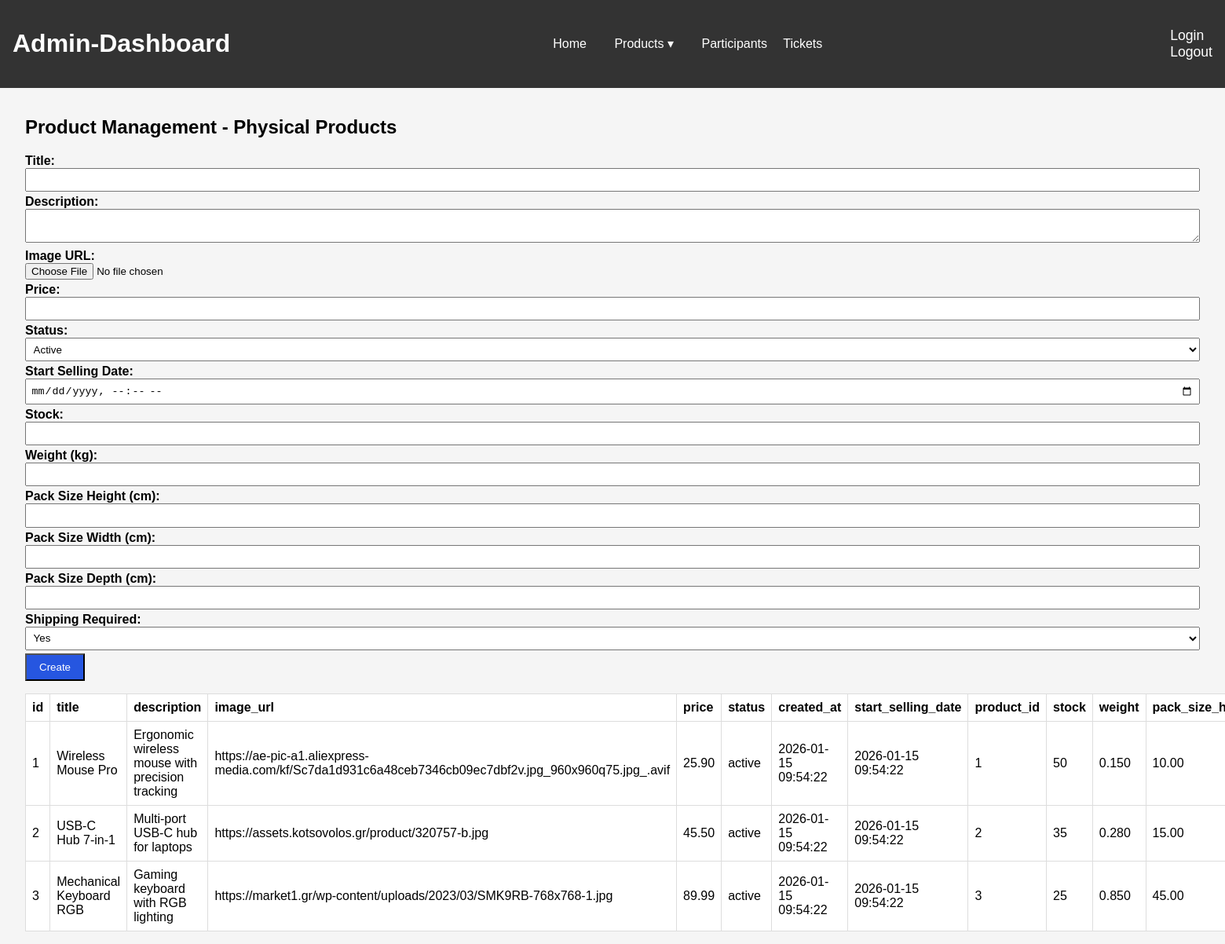
Page /Frontend/public/AdminDashboard/private/admin_dashboard.php?page=products&type=physical (signed in) on the committed database.
### tables this page shows
CREATE TABLE physical_products (
  product_id        INT UNSIGNED PRIMARY KEY,
  stock             INT NOT NULL DEFAULT 0,
  weight            DECIMAL(10,3) NULL,
  pack_size_height  DECIMAL(10,2) NULL,
  pack_size_width   DECIMAL(10,2) NULL,
  pack_size_depth   DECIMAL(10,2) NULL,
  shipping_required TINYINT(1) NOT NULL DEFAULT 1,
  CONSTRAINT fk_pp_product
    FOREIGN KEY (product_id) REFERENCES products(id)
    ON DELETE CASCADE
);

### Frontend/public/AdminDashboard/private/Classes/t_Product.php (the view, shortened to what this page needs)
<?php
trait T_Product
{
    public function listAll(array $product_list): string
    {
        $type = $_GET['type'] ?? '';
        $editingId = $_GET['id'] ?? null;
        $action = $_GET['action'] ?? null;
        $html = '<section>';
        $html .= '<table border="1" cellpadding="6"><thead><tr>';
        foreach (array_keys($product_list[0]) as $column) {
            $html .= '<th>' . htmlspecialchars($column) . '</th>';
        }
        $html .= '<th>Actions</th></tr></thead><tbody>';
        foreach ($product_list as $row) {
            $isEditing = ($action === 'edit' && $editingId == $row['product_id']);
            $html .= '<form method="post" enctype="multipart/form-data"><tr>';
            $html .= '<input type="hidden" name="action" value="update-product">';
            $html .= '<input type="hidden" name="product_id" value="' . $row['product_id'] . '">';
            $html .= '<input type="hidden" name="product_type" value="' . htmlspecialchars($type) . '">';
            $html .= '<input type="hidden" name="id" value="' . $row['id'] . '">';
            foreach ($row as $key => $value) {
                $html .= '<td>';
                if ($isEditing && $key === 'image_url') {
                    $html .= '<input type="hidden" name="existing_image" value="' . htmlspecialchars($value) . '">';
                    $html .= '<input type="file" name="product_image" accept="image/*">';
                    if ($value) {
                        $html .= '<small>Current: ' . htmlspecialchars(basename($value)) . '</small>';
                    }
                } elseif ($isEditing && $key !== 'product_id' && $key !== 'id') {
                    $html .= '<input type="text" name="' . htmlspecialchars($key) . '" value="' . htmlspecialchars($value) . '" style="width:100%">';
                } else {
                    $html .= htmlspecialchars((string) $value);
                }
                $html .= '</td>';
            }
            $html .= '<td>';
            if ($isEditing) {
                $html .= '<button type="submit" onclick="return confirm(\'Save changes?\')">Save</button> | ';
                $html .= '<a href="?page=products&type=' . $type . '">Cancel</a>';
            } else {
                $html .= '<a href="?page=products&type=' . $type . '&action=edit&id=' . $row['product_id'] . '">Edit</a> | ';
                $html .= '<a href="?page=products&type=' . $type . '&action=delete&id=' . $row['product_id'] . '" onclick="return confirm(\'Delete this product?\')">Delete</a>';
            }
            $html .= '</td>';
            $html .= '</tr></form>';
        }
        $html .= '</tbody></table></section>';
        return $html;
    }
    public function new_physical_product_form(): string
    {
        $new_product = [
            'title' => '',
            'description' => '',
            'image_url' => '',
            'price' => '',
            'status' => '',
            'start_selling_date' => '',
            'product_id' => '',
            'stock' => '',
            'weight' => '',
            'pack_size_height' => '',
            'pack_size_width' => '',
            'pack_size_depth' => '',
            'shipping_required' => ''
        ];
        ?>
        <section>
            <form method="post" enctype="multipart/form-data" class="product-form">
                <div>
                    <label>
                        <strong>Title:</strong><br>
                        <input type="text" name="title" value="<?= htmlspecialchars($new_product['title']) ?>" required>
                    </label>
                    <label>
                        <strong>Description:</strong><br>
                        <textarea name="description" required><?= htmlspecialchars($new_product['description']) ?></textarea>
                    </label>
                    <label>
                        <strong>Image URL:</strong><br>
                        <input type="file" name="product_image" accept="image/*">
                    </label>
                    <label>
                        <strong>Price:</strong><br>
                        <input type="number" step="0.01" name="price" value="<?= htmlspecialchars($new_product['price']) ?>"
                            required>
                    </label>
                    <label>
                        <strong>Status:</strong><br>
                        <select name="status" required>
                            <option value="active" <?= $new_product['status'] === 'active' ? 'selected' : '' ?>>Active</option>
                        </select>
                    </label>
                    <label>
                        <strong>Start Selling Date:</strong><br>
                        <input type="datetime-local" name="start_selling_date"
                            value="<?= htmlspecialchars($new_product['start_selling_date']) ?>" required>
                    </label>
                    <label>
                        <strong>Stock:</strong><br>
                        <input type="number" name="stock" value="<?= htmlspecialchars($new_product['stock']) ?>" required>
                    </label>
                    <label>
                        <strong>Weight (kg):</strong><br>
                        <input type="number" step="0.01" name="weight" value="<?= htmlspecialchars($new_product['weight']) ?>"
                            required>
                    </label>
                    <label>
                        <strong>Pack Size Height (cm):</strong><br>
                        <input type="number" step="0.01" name="pack_size_height"
                            value="<?= htmlspecialchars($new_product['pack_size_height']) ?>" required>
                    </label>
                    <label>
                        <strong>Pack Size Width (cm):</strong><br>
                        <input type="number" step="0.01" name="pack_size_width"
                            value="<?= htmlspecialchars($new_product['pack_size_width']) ?>" required>
                    </label>
                    <label>
                        <strong>Pack Size Depth (cm):</strong><br>
                        <input type="number" step="0.01" name="pack_size_depth"
                            value="<?= htmlspecialchars($new_product['pack_size_depth']) ?>" required>
                    </label>
                    <label>
                        <strong>Shipping Required:</strong><br>
                        <select name="shipping_required" required>
                            <option value="1" <?= $new_product['shipping_required'] == '1' ? 'selected' : '' ?>>Yes</option>
                        </select>
                    </label>
                </div>
                <div>
                    <button type="submit" class="btn-primary">Create</button>
                </div>
            </form>
        </section>
        <?php
        return ob_get_clean();
    }
        ?>
        <?php
    public function new_product_form_handler($product_type): string
    {
        if ($product_type instanceof Product_P) {
            return $this->new_physical_product_form();
        } elseif ($product_type instanceof Product_D) {
            return $this->new_digital_product_form();
        } elseif ($product_type instanceof Product_L) {
            return $this->new_live_product_form();
        } else {
            return '<p>Invalid product type.</p>';
        }
    }
}

### Frontend/public/AdminDashboard/styles/admin.css (style rules this page uses)
body { font-family: Arial, sans-serif; margin: 0; background-color: #f5f5f5; }
.admin-main table { width: 100%; border-collapse: collapse; margin-top: 1rem; background-color: #fff; }
.admin-main table th, .admin-main table td { border: 1px solid #ddd; padding: 0.5rem; text-align: left; }
form label { display: block; margin-bottom: 0.25rem; }
form input[type="text"], form input[type="number"], form input[type="datetime-local"], form textarea, form select { width: 100%; padding: 0.35rem; box-sizing: border-box; }
button { padding: 0.5rem 1rem; cursor: pointer; }
.btn-primary { background: #2656e0; color: #fff; }

### rows in the picture
physical_products: value "1", value "Wireless Mouse Pro", value "Ergonomic wireless mouse with precision tracking", value "https://ae-pic-a1.aliexpress-media.com/kf/Sc7da1d931c6a48ceb7346cb09ec7dbf2v.jpg_960x960q75.jpg_.avif", value "25.90", value "active", value "2026-01-15 09:54:22", value "50", value "0.150", value "10.00"
physical_products: value "2", value "USB-C Hub 7-in-1", value "Multi-port USB-C hub for laptops", value "https://assets.kotsovolos.gr/product/320757-b.jpg", value "45.50", value "active", value "2026-01-15 09:54:22", value "35", value "0.280", value "15.00"
physical_products: value "3", value "Mechanical Keyboard RGB", value "Gaming keyboard with RGB lighting", value "https://market1.gr/wp-content/uploads/2023/03/SMK9RB-768x768-1.jpg", value "89.99", value "active", value "2026-01-15 09:54:22", value "25", value "0.850", value "45.00"

### other values in the picture
$_GET['type'] "Physical"
$column "id"
$column "title"
$column "description"
$column "image_url"
$column "price"
$column "status"
$column "created_at"
$column "start_selling_date"
$column "product_id"
$column "stock"
$column "weight"
